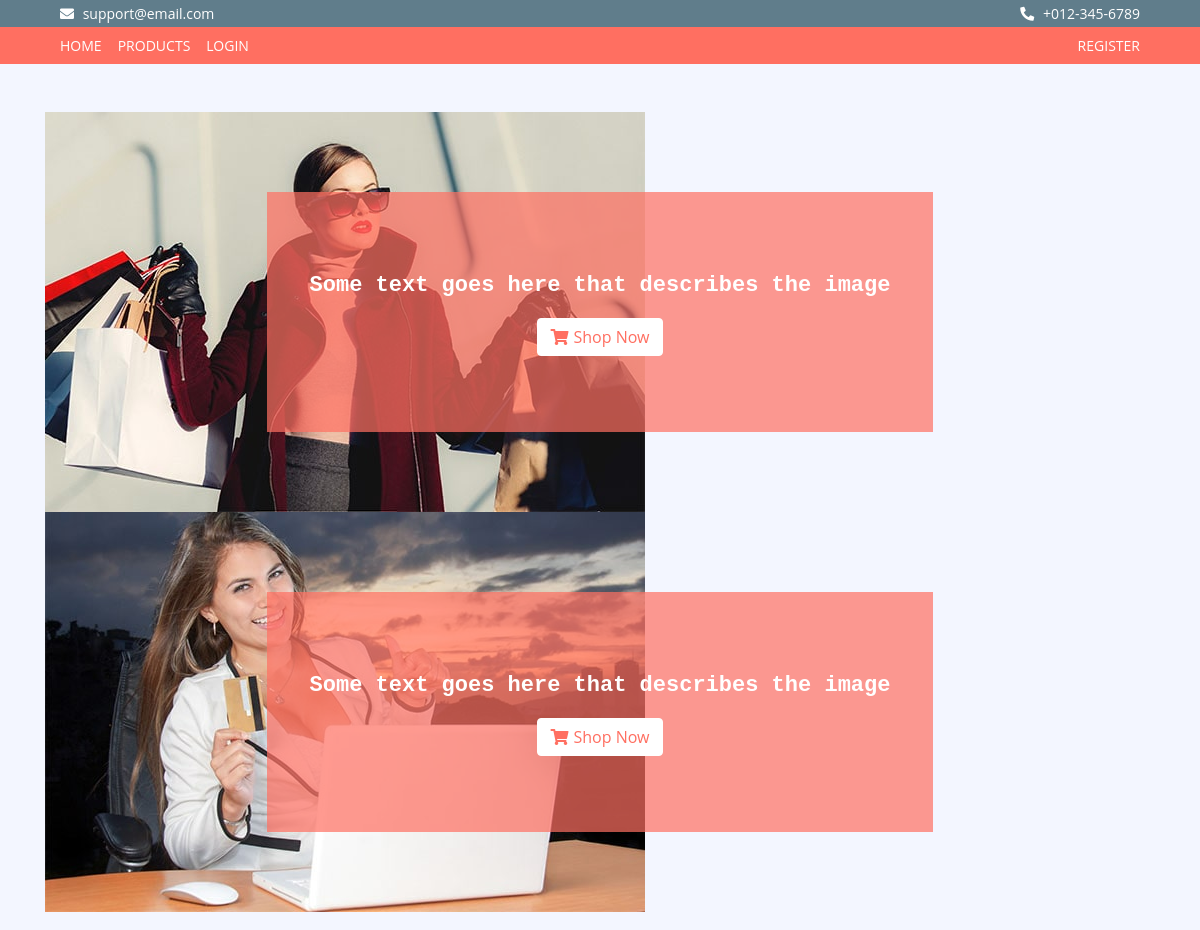
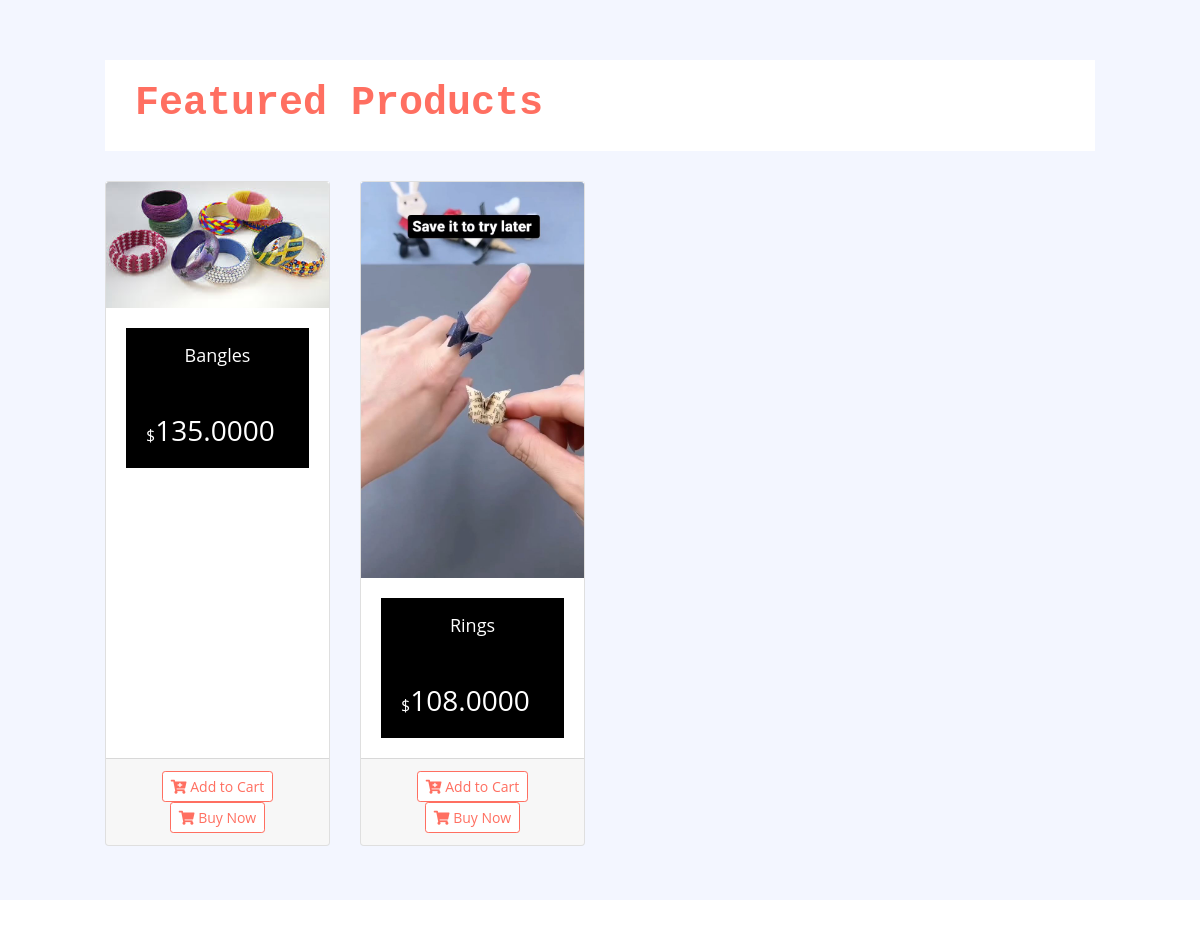
The page / on the database its author committed (2 pictures, top to bottom).
### store/models.py (models this page shows, shortened)
class Product(models.Model):
    name = models.CharField(max_length=255)
    description = models.TextField()
    price = models.DecimalField(max_digits=10, decimal_places=2)
    category = models.ForeignKey(Category, on_delete=models.CASCADE, related_name='products')
    sku = models.CharField(max_length=100, unique=True)
    thumbnail = models.ImageField(upload_to='products/thumbnails/', blank=True, null=True)
    image = models.ImageField(upload_to='products/', blank=True, null=True)
    image1 = models.ImageField(upload_to='products/', blank=True, null=True)
    image2 = models.ImageField(upload_to='products/', blank=True, null=True)
    image3 = models.ImageField(upload_to='products/', blank=True, null=True)
    stock = models.IntegerField()
    discount = models.DecimalField(max_digits=5, decimal_places=2, blank=True, null=True)
    weight = models.CharField(max_length=100, blank=True, null=True)
    dimensions = models.CharField(max_length=100, blank=True, null=True)
    status = models.BooleanField(default=True)
    shipping_charge = models.DecimalField(max_digits=6, decimal_places=2, default=0.00)
    tax_percentage = models.DecimalField(max_digits=4, decimal_places=2, default=0.00)  # e.g. 5% tax
    offer = models.CharField(max_length=255, blank=True, null=True)  # Offers description
    created_by = models.ForeignKey(settings.AUTH_USER_MODEL, on_delete=models.CASCADE, related_name='products')
    created_at = models.DateTimeField(auto_now_add=True)
    updated_at = models.DateTimeField(auto_now=True)
    related_products = models.ManyToManyField('self', blank=True)  # Related products
    def discount_price(self):
        if self.discount:
            return self.price - (self.price * (self.discount / 100))
        return self.price

### store/views.py (the view)
# urls.py: path("", views.home, name="home"),  # Default home URL
def home(request):
    products = Product.objects.filter(status=True)  # Fetch only active products
    return render(request, 'store/home.html', {'products': products})

### store/templates/store/home.html (shortened to what this page needs)
{% extends 'base.html' %}
{% load static %}
{% block content %}
<div class="header">
    <div class="header-slider normal-slider">
        <div class="header-slider-item">
            <img src="{% static 'img/slider-1.jpg' %}" alt="Slider Image" />
            <div class="header-slider-caption">
                <p>Some text goes here that describes the image</p>
                <a class="btn btn-primary" href=""><i class="fa fa-shopping-cart"></i>Shop Now</a>
            </div>
        </div>
        <div class="header-slider-item">
            <img src="{% static 'img/slider-2.jpg' %}" alt="Slider Image" />
            <div class="header-slider-caption">
                <p>Some text goes here that describes the image</p>
                <a class="btn btn-primary" href=""><i class="fa fa-shopping-cart"></i>Shop Now</a>
            </div>
        </div>
    </div>
</div>
<div class="featured-product product mt-5">
    <div class="container-fluid">
        <div class="section-header">
            <h1>Featured Products</h1>
        </div>
        <div class="row">
            {% for product in products %}
            <div class="col-lg-3 col-md-4 col-sm-6 mb-4">
                <div class="product-item card h-100">
                    <div class="product-image">
                        <a href="{% url 'product_detail' product.id %}">
                            <img src="{{ product.thumbnail.url }}" class="card-img-top" alt="{{ product.name }}">
                        </a>
                    </div>
                    <div class="card-body">
                        <div class="product-title">
                            <h5 class="card-title">
                                <a href="{% url 'product_detail' product.id %}">{{ product.name }}</a>
                            </h5>
                        </div>
                        <div class="product-price">
                            <h3><span>$</span>{{ product.discount_price }}</h3>
                        </div>
                    </div>
                    <div class="card-footer text-center">
                        <a class="btn btn-success btn-sm" href="{% url 'add_to_cart' product.id %}">
                            <i class="fa fa-cart-plus"></i> Add to Cart
                        </a>
                        <a class="btn btn-primary btn-sm" href="{% url 'product_detail' product.id %}">
                            <i class="fa fa-shopping-cart"></i> Buy Now
                        </a>
                    </div>
                </div>
            </div>
            {% endfor %}
        </div>
    </div>
</div>
{% endblock %}

### templates/base.html (shortened to what this page needs)
{% load static %}
<!DOCTYPE html>
<html lang="en">
<head>
    <link href="https://stackpath.bootstrapcdn.com/bootstrap/4.4.1/css/bootstrap.min.css" rel="stylesheet">
    <link href="https://cdnjs.cloudflare.com/ajax/libs/font-awesome/5.10.0/css/all.min.css" rel="stylesheet">
    <link href="{% static 'lib/slick/slick.css' %}" rel="stylesheet">
    <link href="{% static 'lib/slick/slick-theme.css' %}" rel="stylesheet">
    <link href="{% static 'css/style.css' %}" rel="stylesheet">
</head>
<body>
    {% include 'header.html' %}
    <div class="container mt-5">
        {% block content %}{% endblock %}
    </div>
    {% include 'footer.html' %}
</body>
</html>

### templates/header.html (shortened to what this page needs)
<div class="top-bar">
    <div class="container-fluid">
        <div class="row">
            <div class="col-sm-6">
                <i class="fa fa-envelope"></i> support@email.com
            </div>
            <div class="col-sm-6">
                <i class="fa fa-phone-alt"></i> +012-345-6789
            </div>
        </div>
    </div>
</div>
<div class="nav">
    <div class="container-fluid">
        <nav class="navbar navbar-expand-md bg-dark navbar-dark">
            <div class="collapse navbar-collapse justify-content-between" id="navbarCollapse">
                <div class="navbar-nav mr-auto">
                    <a href="{% url 'home' %}" class="nav-item nav-link">Home</a>
                    <a href="{% url 'product_list' %}" class="nav-item nav-link">Products</a>
                    {% if user.is_authenticated %}
                        <a href="{% url 'user_orders_list' %}" class="nav-item nav-link">My Orders</a>
                    {% else %}
                        <a href="{% url 'user_login' %}" class="nav-item nav-link">Login</a>
                    {% endif %}
                </div>
                <div class="navbar-nav ml-auto">
                    {% if user.is_authenticated %}
                        <a href="{% url 'user_logout' %}" class="nav-item nav-link">Logout</a>
                    {% else %}
                        <a href="{% url 'register_user' %}" class="nav-item nav-link">Register</a>
                    {% endif %}
                </div>
            </div>
        </nav>
    </div>
</div>

### templates/footer.html (shortened to what this page needs)
<div class="footer">
</div>

### static/css/style.css (style rules this page uses)
body { color: #353535; font-family: 'Open Sans', sans-serif; font-weight: 400; background: #f3f6ff; }
a { color: #1c1b1b; }
h1 { font-family: 'Source Code Pro', monospace; font-weight: 900; }
@media (min-width: 992px) { .container-fluid { padding-right: 60px; padding-left: 60px; } }
.btn { color: #FF6F61; background: #ffffff; border: 1px solid #FF6F61; }
.top-bar { padding: 3px 0; font-size: 14px; color: #ffffff; background: #607d8b }
.top-bar i { margin-right: 5px; }
.top-bar .col-sm-6:first-child { text-align: left; }
.top-bar .col-sm-6:last-child { text-align: right; }
.nav { position: relative; }
@media (min-width: 992px) { .nav .container-fluid { padding-left: 52px; padding-right: 52px; } }
.nav .navbar { height: 100%; padding: 0; }
@media (min-width: 768px) { .nav, .nav .navbar { background: #FF6F61 !important; } }
@media (min-width: 768px) { .nav .navbar-dark a.nav-link { color: #ffffff; font-size: 14px; text-transform: uppercase; } }
.header { position: relative; }
.header-slider { position: relative; width: 100%; }
.header-slider .header-slider-item { position: relative; }
.header-slider .header-slider-caption { position: absolute; top: 20%; left: 20%; width: 60%; height: 60%; padding: 15px; display: flex; flex-direction: column; align-items: center; justify-content: center; background: rgba(255, 111, 97, .7); transition: all 0.3s; z-index: 1; }
.header-slider .header-slider-caption p { text-align: center; color: #ffffff; font-size: 22px; font-family: 'Source Code Pro', monospace; font-weight: 700; }
.header-slider .header-slider-caption .btn { border-color: #ffffff; }
.header-slider .header-slider-caption .btn i { margin-right: 5px; }
.product-item { position: relative; }
.product-item .product-title { padding: 15px; text-align: center; background: #000000; transition: all .3s; }
.product-item .product-title a, .product-item .product-title .ratting { position: relative; width: 100%; }
.product-item .product-title a { margin-bottom: 5px; color: #ffffff; font-size: 18px; }
.product-item .product-image { position: relative; overflow: hidden; }
.product-item .product-image a { display: block; background: #ffffff; transition: .3s; }
.product-item .product-image img { width: 100%; transition: all .3s; }
.product-item .product-price { padding: 20px; background: #000000; transition: all .3s; }
.product-item .product-price h3 { display: inline-block; color: #ffffff; margin: 0; }
.product-item .product-price h3 span { font-size: 16px; }
.featured-product { position: relative; padding: 30px 0; }
.product .section-header { margin-bottom: 30px; padding: 20px 30px 15px 30px; color: #FF6F61; background: #ffffff; }
.footer { position: relative; padding: 30px 0 0 0; background: #ffffff; }

### rows shown on the page
Product: thumbnail (picture), name "Bangles", discount_price "135.0000"
Product: thumbnail (picture), name "Rings", discount_price "108.0000"
